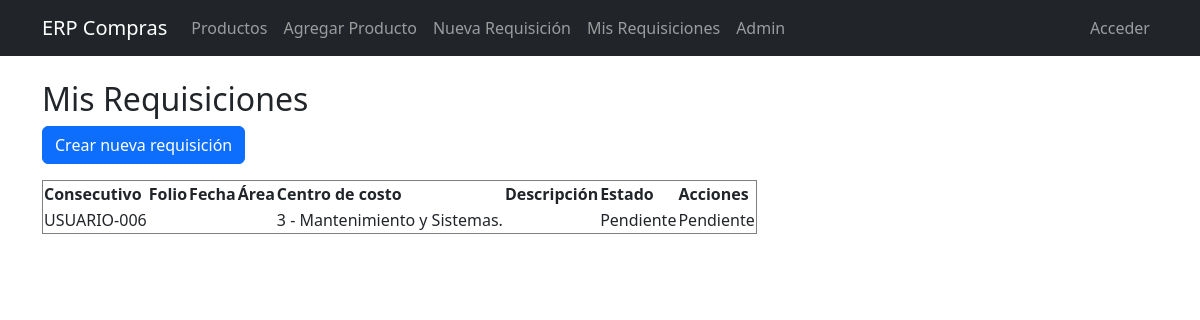
/requisiciones/mis/ (signed in), run on an earlier commit of the app's database.
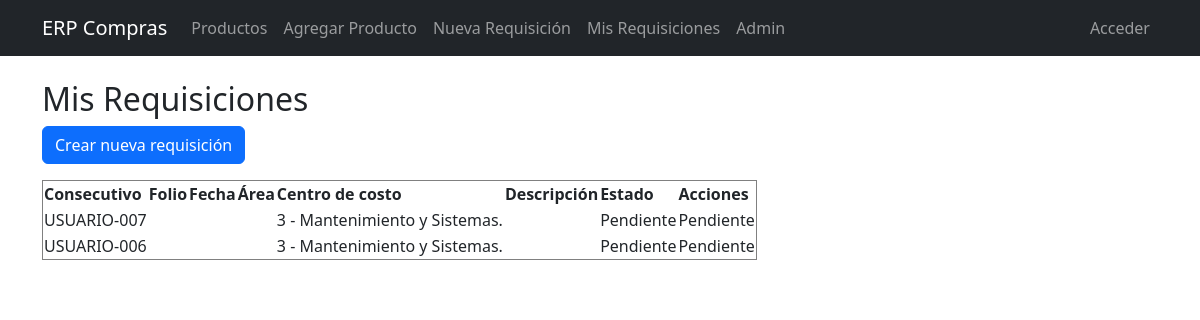
And on a later commit of the database.
### compras/models.py (models this page shows, shortened)
class Requisicion(models.Model):
    ESTADOS = [
        ("PENDIENTE", "Pendiente"),
        ("APROBADA", "Aprobada"),
        ("RECHAZADA", "Rechazada"),
    ]
    usuario = models.ForeignKey(User, on_delete=models.CASCADE)
    fecha = models.DateField(auto_now_add=True)
    descripcion = models.CharField(max_length=200, blank=True)
    area = models.CharField(max_length=100)
    centro_costo = models.ForeignKey(CentroCosto, on_delete=models.CASCADE, null=True, blank=True)
    consecutivo = models.CharField(max_length=50, blank=True)
    estado = models.CharField(max_length=10, choices=ESTADOS, default="PENDIENTE")
    fecha_autorizacion = models.DateField(blank=True, null=True)

class CentroCosto(models.Model):
    nombre = models.CharField(max_length=100)
    def __str__(self):
        return self.nombre

### compras/views.py (the view)
# urls.py: path('requisiciones/mis/', views.mis_requisiciones, name='mis_requisiciones'),
@login_required
def mis_requisiciones(request):
    requisiciones = Requisicion.objects.filter(usuario=request.user).order_by('-fecha')
    return render(request, 'compras/mis_requisiciones.html', {'requisiciones': requisiciones})

### compras/templates/compras/mis_requisiciones.html (shortened to what this page needs)
{% extends "compras/base.html" %}
{% block content %}
<h2>Mis Requisiciones</h2>
<a href="{% url 'crear_requisicion' %}" class="btn btn-primary mb-3">Crear nueva requisición</a>
<table border="1">
    <tr>
        <th>Consecutivo</th>
        <th>Folio</th>
        <th>Fecha</th>
        <th>Área</th>
        <th>Centro de costo</th>
        <th>Descripción</th>
        <th>Estado</th>
        <th>Acciones</th>
    </tr>
    {% for req in requisiciones %}
    <tr>
        <td>{{ req.consecutivo }}</td>
        <td>{{ requisicion.id }}</td>
        <td>{{ requisicion.fecha }}</td>
        <td>{{ requisicion.area }}</td>
        <td>{{ req.centro_costo }}</td>
        <td>{{ requisicion.descripcion }}</td>
        <td>{{ req.get_estado_display}}</td>
        <td>
            {% if req.estado == "PENDIENTE" %}
                Pendiente
            {% elif req.estado == "APROBADA" %}
                Aprobada
            {% elif req.estado == "RECHAZADA" %}
                Rechazada
            <a href="{% url 'detalle_requisicion' req.id %}">Ver</a>
            {% else %}
                —
            {% endif %}
        </td>
    </tr>
    {% empty %}
    <tr>
        <td colspan="5">Aún no tienes requisiciones registradas.</td>
    </tr>
    {% endfor %}
</table>
{% endblock %}

What changed in the data, as far as the page shows it:
added Requisicion: consecutivo "USUARIO-007", centro_costo "3 - Mantenimiento y Sistemas.", estado "Pendiente"
